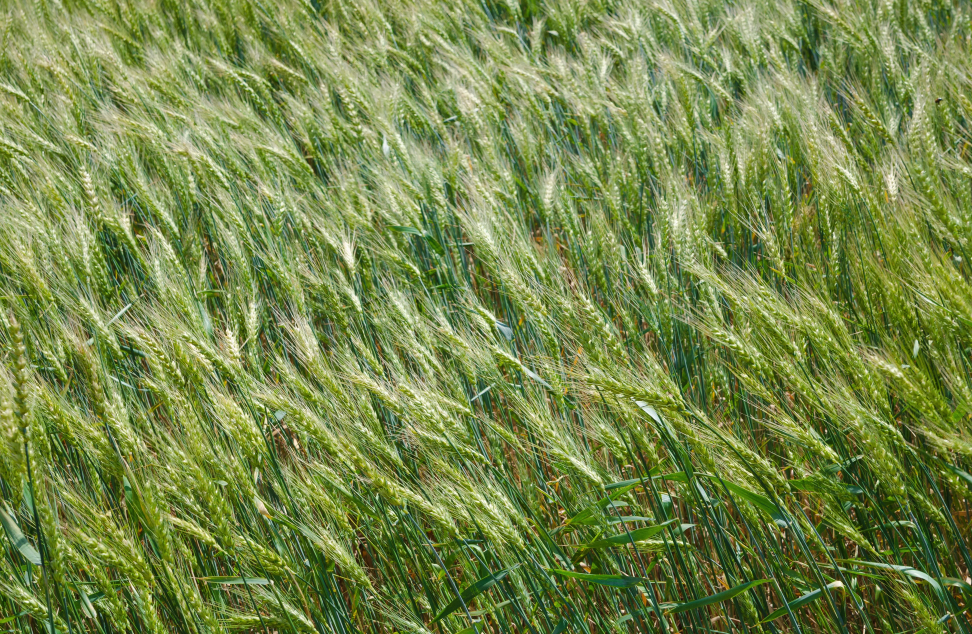
#> input picture 农事达人-配置/big/tab1_list/tab1_list_id_1001.webp, 3888 x 2536 px, found by its file name (shown at 1/4 size); its folder holds only this picture in this run
$ python modifiedPic.py
#> lines starting #> are read from the running program, lines starting #| are printed output that depends on the picture
from PIL import Image
import os

# 输入文件夹路径和输出文件夹路径
input_folder = 'big'
output_folder = 'small'

# 目标高度（1080像素）
target_height = 1080
target_width = 1080

def convert_to_webp(input_folder, output_folder):

    # 遍历输入文件夹中的所有文件
    for filename in os.listdir(input_folder):
        # 判断是不是文件夹
        if os.path.isdir(os.path.join(input_folder, filename)):
            convert_to_webp(os.path.join(input_folder, filename), os.path.join(output_folder, filename))
        else:
            if filename.endswith('.webp'):
                input_path = os.path.join(input_folder, filename)
                output_path = os.path.join(output_folder, filename)
                if not os.path.exists(os.path.dirname( output_path)):
                    # 创建文件夹
                    os.makedirs(os.path.dirname( output_path))
                # 打开图片
                img = Image.open(input_path)
                if img.size[0] < target_width:
                    #拷贝
                    img.save(output_path, 'webp')
                    continue
                # 计算新的宽度以保持宽高比
                width_percent = (target_width / float(img.size[0]))
                new_height = int(float(img.size[1]) * float(width_percent))

                # 调整图片分辨率
                resized_img = img.resize((target_width, new_height), Image.LANCZOS)

                # 保存调整后的图片
                resized_img.save(output_path, 'webp')

                print(f'{filename} 处理完成')

# 调用函数
convert_to_webp(input_folder, output_folder)
#> call 2 of convert_to_webp, with input_folder = 'big/tab1_list', output_folder = 'small/tab1_list'
#> in convert_to_webp, img is the input picture: PIL image 3888x2536 RGB; mean R, G, B 117.7, 135.3, 73.4
#> in convert_to_webp (call 2), `resized_img = img.resize((target_width, new_height), Image.LANCZOS)`:
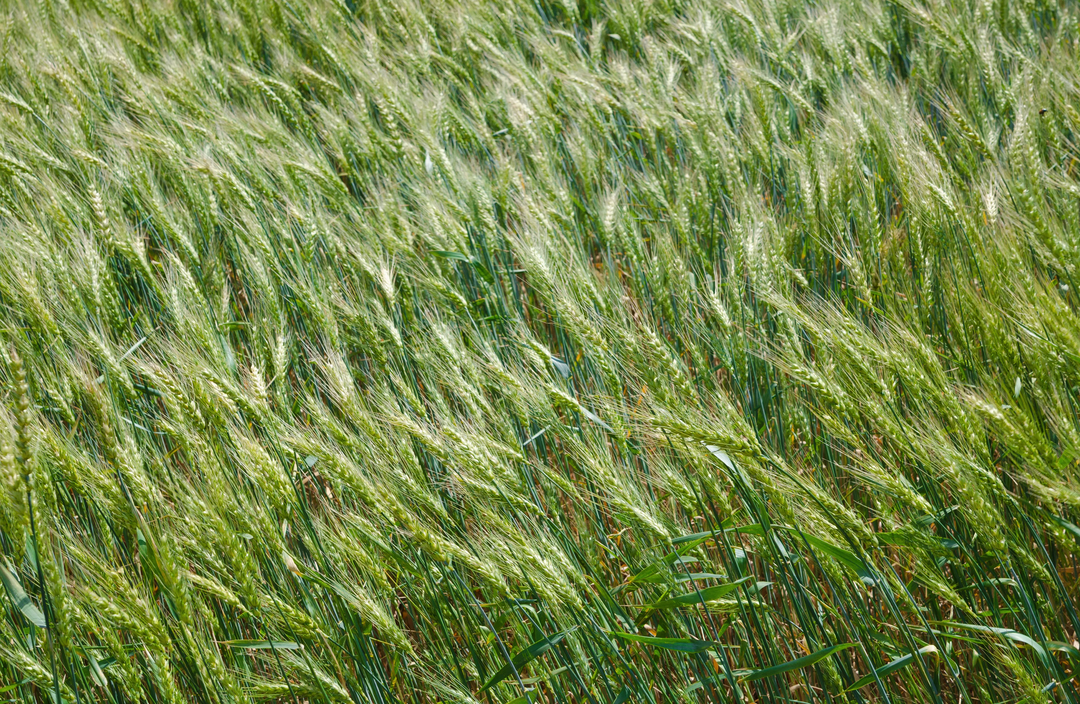
#> resized_img: PIL image 1080x704 RGB; mean R, G, B 117.7, 135.3, 73.4
print('批量处理完成')
